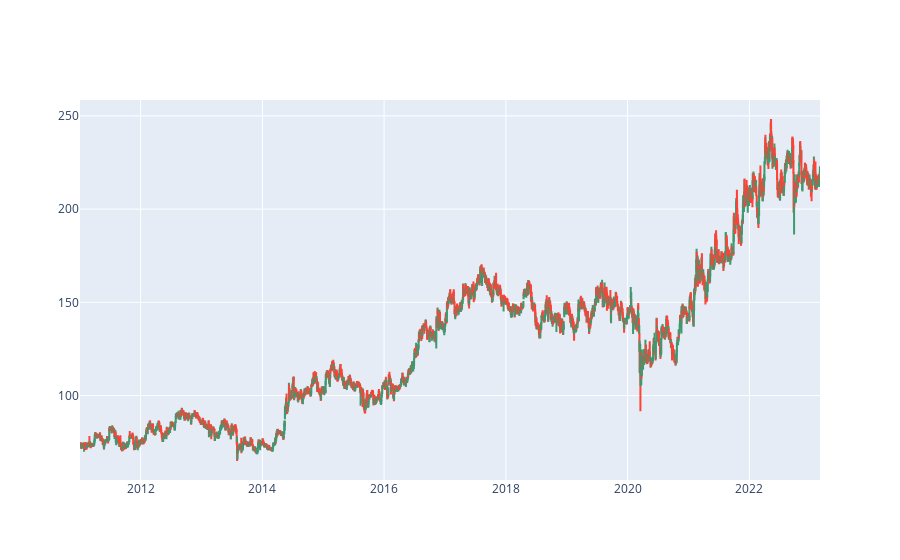

Notebook source saved alongside this figure:
### Code cell
# Candlesticks

import plotly.graph_objects as go
fig = go.Figure(data=[go.Candlestick(x=df['Date'], open=df['Open'],
                high=df['High'],
                low=df['Low'],
                close=df['Close'])])

fig.update_layout(xaxis_rangeslider_visible=False)
fig.show()

### Figure 1 — Plotly figure (JSON) as saved in the notebook; plotly's stock layout.template omitted (floating-point values rounded to 4 significant figures; data arrays with more than 128 entries replaced by an {"elided": "..."} marker saying what was removed)
{"data": [{"close": {"elided": "3000 float values"}, "high": {"elided": "3000 float values"}, "low": {"elided": "3000 float values"}, "open": {"elided": "3000 float values"}, "type": "candlestick", "x": {"elided": "3000 str values"}}], "layout": {"xaxis": {"rangeslider": {"visible": false}}}}
